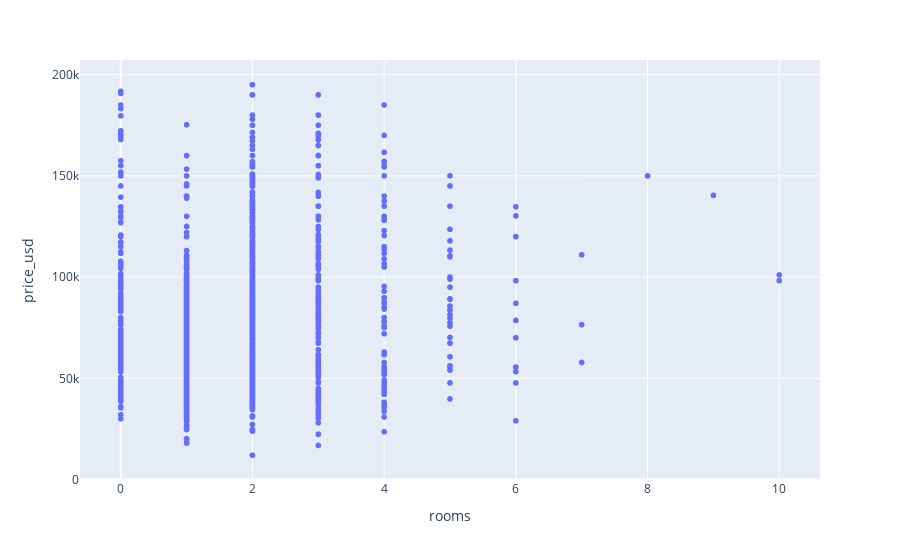

Source (notebook cell):
### Code cell
fig = px.scatter(data_cba_filtered, x = "rooms", y = "price_usd", hover_data=["surface_cov_in_m2_fill"])
fig.show()

### Figure 1 — Plotly figure (JSON) as saved in the notebook; plotly's stock layout.template omitted (floating-point values rounded to 4 significant figures; data arrays with more than 128 entries replaced by an {"elided": "..."} marker saying what was removed)
{"data": [{"customdata": {"elided": "1823x1 int values"}, "hovertemplate": "rooms=%{x}<br>price_usd=%{y}<br>surface_cov_in_m2_fill=%{customdata[0]}<extra></extra>", "legendgroup": "", "marker": {"color": "#636efa", "symbol": "circle"}, "mode": "markers", "name": "", "showlegend": false, "type": "scattergl", "x": {"elided": "1823 int values"}, "xaxis": "x", "y": {"elided": "1823 float values"}, "yaxis": "y"}], "layout": {"legend": {"tracegroupgap": 0}, "margin": {"t": 60}, "xaxis": {"anchor": "y", "domain": [0, 1], "title": {"text": "rooms"}}, "yaxis": {"anchor": "x", "domain": [0, 1], "title": {"text": "price_usd"}}}}
